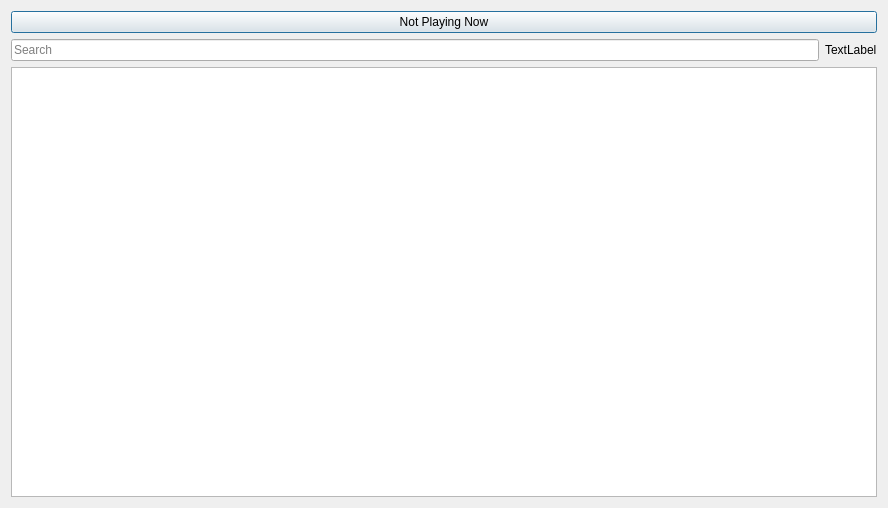
<?xml version="1.0" encoding="UTF-8"?>
<ui version="4.0">
 <class>DlgRec</class>
 <widget class="QDialog" name="DlgRec">
  <property name="geometry">
   <rect>
    <x>0</x>
    <y>0</y>
    <width>888</width>
    <height>508</height>
   </rect>
  </property>
  <property name="font">
   <font>
    <pointsize>9</pointsize>
   </font>
  </property>
  <property name="windowTitle">
   <string>Dialog</string>
  </property>
  <layout class="QVBoxLayout" name="verticalLayout_2">
   <item>
    <widget class="QPushButton" name="pbStop">
     <property name="text">
      <string>Not Playing Now</string>
     </property>
    </widget>
   </item>
   <item>
    <layout class="QVBoxLayout" name="verticalLayout">
     <item>
      <layout class="QHBoxLayout" name="horizontalLayout">
       <item>
        <widget class="QLineEdit" name="leRecSearch">
         <property name="placeholderText">
          <string>Search</string>
         </property>
        </widget>
       </item>
       <item>
        <widget class="QLabel" name="lblRecTotal">
         <property name="text">
          <string>TextLabel</string>
         </property>
        </widget>
       </item>
      </layout>
     </item>
     <item>
      <widget class="QTableWidget" name="tblRec"/>
     </item>
    </layout>
   </item>
  </layout>
 </widget>
 <resources/>
 <connections/>
</ui>
